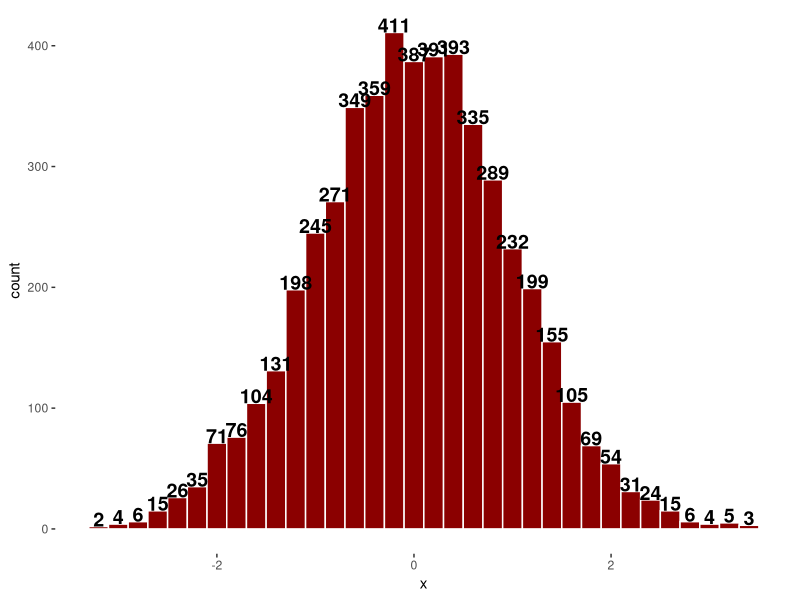

Write the R code that produced this figure.
library(tidyverse)

set.seed(123)
df <- tibble(x = rnorm(5000))

df %>%
  ggplot() +
  geom_histogram(aes(x),
                 binwidth = 0.2,
                 fill = "darkred", color = "white") +
  stat_bin(aes(x = x, y = after_stat(count), label = ifelse(after_stat(count) == 0, "", after_stat(count))),
             geom = "text", binwidth = 0.2, size = 5, fontface = "bold", vjust = 0) +
  theme(panel.background = element_blank())